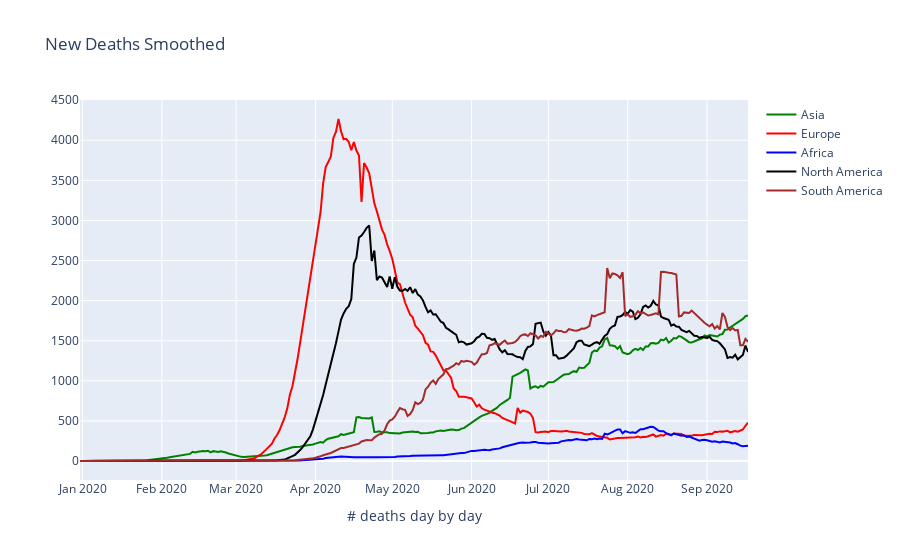

Notebook code for this chart:
### Markdown cell above
### New Deaths Smoothed

### Code cell
trace1 = go.Scatter(
                    x = df[(df['continent']=='Asia')].groupby(['date','continent'])['date'].apply(lambda x: np.unique(x)[0]),
                    y = df[(df['continent']=='Asia')].groupby(['date','continent'])['new_deaths_smoothed'].sum(),
                    mode = "lines",
                    name = "Asia",
                    marker = dict(color = 'green'),
)

trace2 = go.Scatter(
                    x = df[(df['continent']=='Europe')].groupby(['date','continent'])['date'].apply(lambda x: np.unique(x)[0]),
                    y = df[(df['continent']=='Europe')].groupby(['date','continent'])['new_deaths_smoothed'].sum(),
                    mode = "lines",
                    name = "Europe",
                    marker = dict(color = 'red'),
)

trace3 = go.Scatter(
                    x = df[(df['continent']=='Africa')].groupby(['date','continent'])['date'].apply(lambda x: np.unique(x)[0]),
                    y = df[(df['continent']=='Africa')].groupby(['date','continent'])['new_deaths_smoothed'].sum(),
                    mode = "lines",
                    name = "Africa",
                    marker = dict(color = 'blue'),
                    #text= df.university_name
)

trace4 = go.Scatter(
                    x = df[(df['continent']=='North America')].groupby(['date','continent'])['date'].apply(lambda x: np.unique(x)[0]),
                    y = df[(df['continent']=='North America')].groupby(['date','continent'])['new_deaths_smoothed'].sum(),
                    mode = "lines",
                    name = "North America",
                    marker = dict(color = 'black'),
)

trace5 = go.Scatter(
                    x = df[(df['continent']=='South America')].groupby(['date','continent'])['date'].apply(lambda x: np.unique(x)[0]),
                    y = df[(df['continent']=='South America')].groupby(['date','continent'])['new_deaths_smoothed'].sum(),
                    mode = "lines",
                    name = "South America",
                    marker = dict(color = 'brown'),
)

data = [trace1,trace2,trace3,trace4,trace5]
layout = dict(title = 'New Deaths Smoothed',
              xaxis= dict(title= '# deaths day by day',ticklen= 5,zeroline= False)
             )
fig = dict(data = data, layout = layout)
iplot(fig)

### Figure 1 — Plotly figure (JSON) as saved in the notebook; plotly's stock layout.template omitted (floating-point values rounded to 4 significant figures; data arrays with more than 128 entries replaced by an {"elided": "..."} marker saying what was removed)
{"data": [{"marker": {"color": "green"}, "mode": "lines", "name": "Asia", "type": "scatter", "x": {"elided": "262 str values"}, "y": {"elided": "262 float values"}}, {"marker": {"color": "red"}, "mode": "lines", "name": "Europe", "type": "scatter", "x": {"elided": "262 str values"}, "y": {"elided": "262 float values"}}, {"marker": {"color": "blue"}, "mode": "lines", "name": "Africa", "type": "scatter", "x": {"elided": "262 str values"}, "y": {"elided": "262 float values"}}, {"marker": {"color": "black"}, "mode": "lines", "name": "North America", "type": "scatter", "x": {"elided": "262 str values"}, "y": {"elided": "262 float values"}}, {"marker": {"color": "brown"}, "mode": "lines", "name": "South America", "type": "scatter", "x": {"elided": "262 str values"}, "y": {"elided": "262 float values"}}], "layout": {"title": {"text": "New Deaths Smoothed"}, "xaxis": {"ticklen": 5, "title": {"text": "# deaths day by day"}, "zeroline": false}}}
